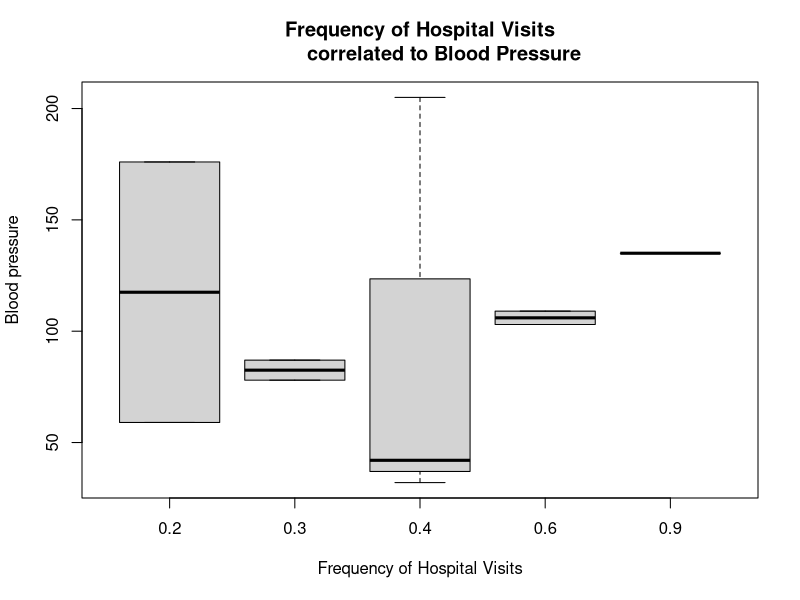
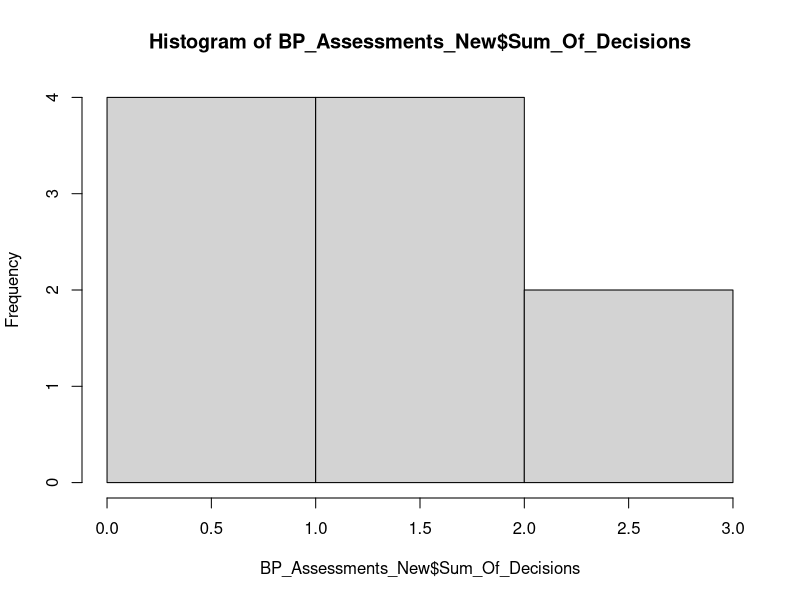

Generate these figures, in order, with R:
library(tidyverse)
library(dplyr)
library(ggplot2)

Frequency <- c(0.6,0.3,0.4,0.4,0.2,0.6,0.3,0.4,0.9,0.2)
BP <- c(103,87,32,42,59,109,78,205,135,176)
First <- c(1,1,1,1,0,0,0,0,NA,1)
Second <- c(0,0,1,1,0,0,1,1,1,1)
FinalDecision <- c(0,1,0,1,0,1,0,1,1,1)

length(Frequency)
length(BP)
length(First)
length(Second)
length(FinalDecision)

BP_Assessments <- data.frame(Frequency,BP,First,Second,FinalDecision)

boxplot(BP ~ Frequency, data = BP_Assessments, main = "Frequency of Hospital Visits
        correlated to Blood Pressure", xlab = "Frequency of Hospital Visits", ylab = "
        Blood pressure")

BP_Assessments_New <- BP_Assessments %>%
  mutate(First = ifelse(is.na(First), 0, First)) %>%
  select(Frequency, BP, First, Second, FinalDecision) %>%
  mutate(Sum_Of_Decisions = First + Second + FinalDecision)

hist(BP_Assessments_New$Sum_Of_Decisions, breaks = seq(0,3, by = 1))






